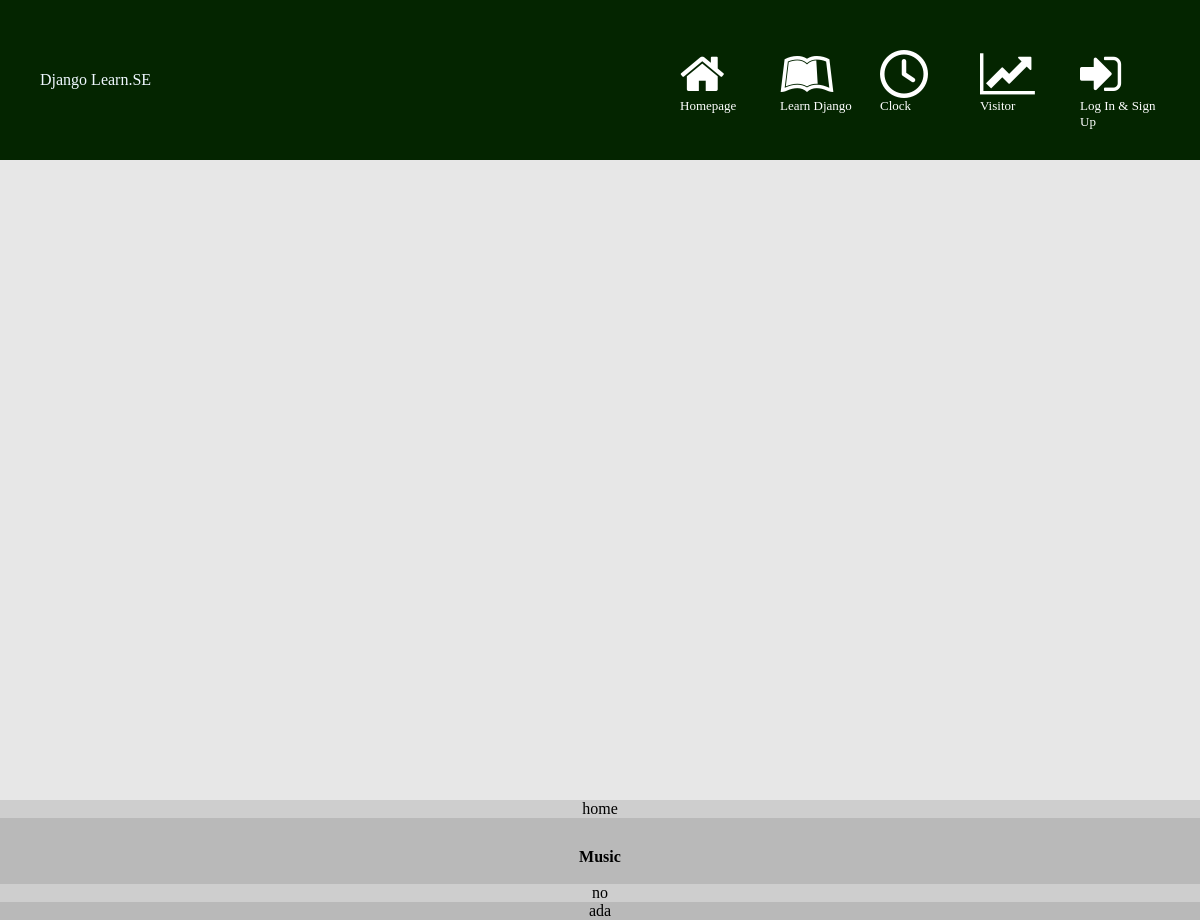
Before: / with the older database file.
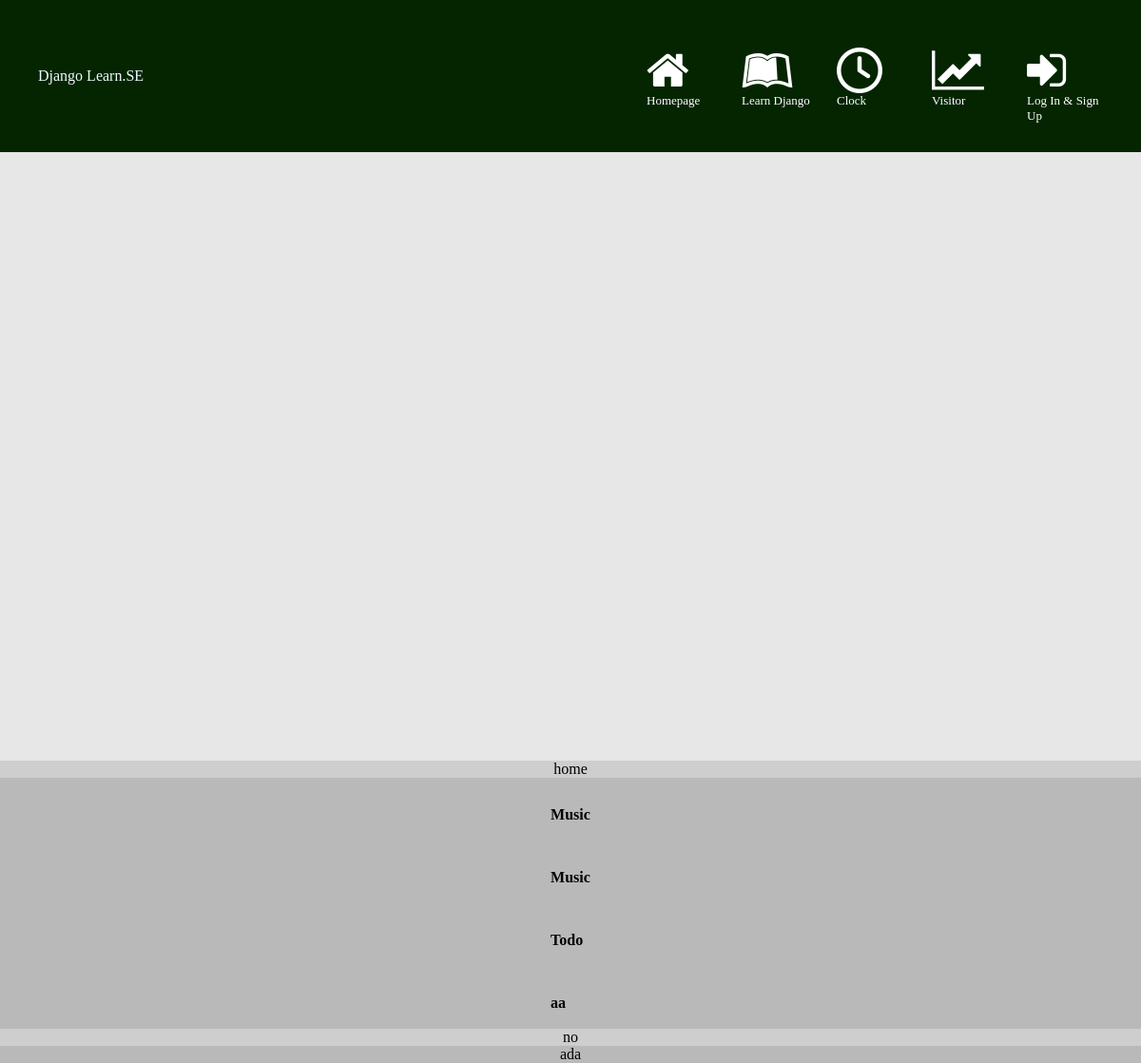
After: the same page with the newer database file.
### App/models.py (models this page shows, shortened)
class Video(models.Model):
    title=models.CharField(max_length=250)
    time=models.DateField(auto_now_add=True)
    url = EmbedVideoField()
    class Meta:
        ordering=['-time']

### App/views.py (the view)
# urls.py: 2. Add a URL to urlpatterns:  path('', views.home, name='home')
def home(request):
    videos = Video.objects.all()
    return render(request,'app/home.html', {'videos':videos})

### App/templates/app/home.html (shortened to what this page needs)
{% load static %}
{% load embed_video_tags %}
<html lang="en">
<head>
    <link rel="stylesheet" href="{% static 'css/home.css' %}">
    <link rel="stylesheet" href="path/to/font-awesome/css/font-awesome.min.css">
    <link rel="stylesheet" href="https://cdnjs.cloudflare.com/ajax/libs/font-awesome/4.7.0/css/font-awesome.css">
</head>
<body>
<header>
    <nav>
      <div id="brand">
        <div id="logo">Django Learn.SE</div>
      </div>
      <div id="menu">
        <ul class="ss">
          <li><a href="#section00">
            <i class="fa fa-home fa-3x" aria-hidden="true"></i>
            <div style="font-size: small;">Homepage</div>
              </a>
          </li>
          <li><a href="#section01">
            <i class="fa fa-leanpub fa-3x" aria-hidden="true"></i>
            <div style="font-size: small;">Learn Django</div>
          </a></li>
          <li><a href="#section02">
            <i class="fa fa-clock-o fa-3x" aria-hidden="true"></i>
            <div style="font-size: small;">Clock</div>
          </a></li>
          <li><a href="#section03">
            <i class="fa fa-line-chart fa-3x" aria-hidden="true"></i>
            <div style="font-size: small;">Visitor</div>
          </a></li>
            <li>    {% if user.is_authenticated %}
              <form action="{% url 'logoutuser' %}" method="POST">
              {% csrf_token %}
              <button type="submit" style="background: none;cursor: pointer;color: white;border: none;outline: none;margin-top: 8px;">
                <i class="fa fa-sign-out fa-3x" aria-hidden="true"></i>
                <div>Sign Out</div></button>
              </form>
              {% else %}
              <a href="/login">
                <i class="fa fa-sign-in fa-3x" aria-hidden="true"></i>
                <div style="font-size: small;">Log In & Sign Up</div></a>
              {% endif %}
            </li>
        </ul>
      </div>
    </nav>
    <div id="hero-section">
    </div>
  </header>
  <section id="section00">
    home
  </section>
  <section id="section01">
    <div>
      {% for i in videos %}
      <div style="margin-top: 30px;">
        <div style="font-weight: bold;">{{ i.title }}</div>
        {% video i.url '426x240' %} <br>
      </div>
       {% endfor %}
    </div>
  </section>
  <section id="section02">
    no
  </section>
  <section id="section03">
    ada
  </section>
</body>
</html>

### static/css/home.css (style rules this page uses)
* { box-sizing: border-box; margin: 0; padding: 0; }
body { overflow-x: hidden; overflow-y: scroll; }
#logo { color: aliceblue; }
header { width: 100vw; height: 100vh; background: #e7e7e7; display: flex; }
nav { width: 100vw; height: 160px; background: #042500; display: grid; grid-template-columns: 1fr 1fr; position: fixed; z-index: 10; transition: all 0.3s; }
#brand, #menu, ul { display: flex; align-items: center; list-style-type: none; }
#brand { padding-left: 40px; }
#menu { justify-content: flex-end; padding-right: 40px; }
li { margin-left: 20px; }
li a { width: 80px; height: 40px; color: white; text-decoration: none; display: block; }
.ss { margin-top: -20px; }
#hero-section { width: 100vw; height: calc(100vh - 160px); display: flex; justify-content: center; align-items: center; margin-top: 160px; }
section { width: 100vw; display: flex; justify-content: center; }
section:nth-child(odd) { background: #b9b9b9; }
section:nth-child(even) { background: #cecece; }

Changed rows visible on the page:
added Video: title "Music"
added Video: title "Todo"
added Video: title "aa"
